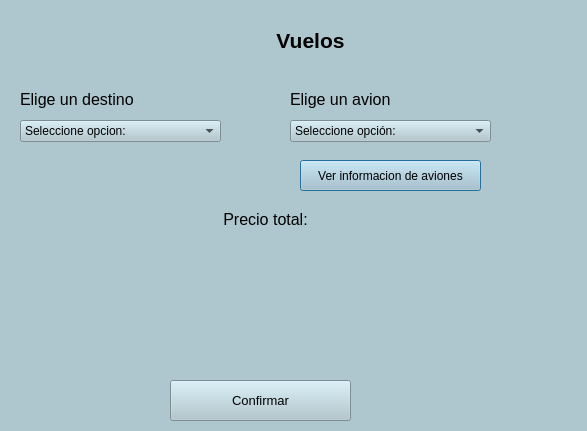
<?xml version="1.0" encoding="UTF-8"?>
<ui version="4.0">
 <class>Dialog</class>
 <widget class="QDialog" name="Dialog">
  <property name="windowModality">
   <enum>Qt::WindowModal</enum>
  </property>
  <property name="geometry">
   <rect>
    <x>0</x>
    <y>0</y>
    <width>587</width>
    <height>431</height>
   </rect>
  </property>
  <property name="windowTitle">
   <string>Tomar un vuelo</string>
  </property>
  <property name="styleSheet">
   <string notr="true">background-color: rgb(174, 198, 206);</string>
  </property>
  <property name="modal">
   <bool>true</bool>
  </property>
  <widget class="QLabel" name="label">
   <property name="geometry">
    <rect>
     <x>240</x>
     <y>20</y>
     <width>141</width>
     <height>41</height>
    </rect>
   </property>
   <property name="font">
    <font>
     <pointsize>16</pointsize>
     <bold>true</bold>
    </font>
   </property>
   <property name="cursor">
    <cursorShape>ArrowCursor</cursorShape>
   </property>
   <property name="frameShape">
    <enum>QFrame::NoFrame</enum>
   </property>
   <property name="frameShadow">
    <enum>QFrame::Plain</enum>
   </property>
   <property name="text">
    <string>Vuelos</string>
   </property>
   <property name="textFormat">
    <enum>Qt::AutoText</enum>
   </property>
   <property name="alignment">
    <set>Qt::AlignCenter</set>
   </property>
  </widget>
  <widget class="QLabel" name="label_2">
   <property name="geometry">
    <rect>
     <x>20</x>
     <y>90</y>
     <width>211</width>
     <height>21</height>
    </rect>
   </property>
   <property name="font">
    <font>
     <pointsize>12</pointsize>
    </font>
   </property>
   <property name="text">
    <string>Elige un destino</string>
   </property>
   <property name="alignment">
    <set>Qt::AlignLeading|Qt::AlignLeft|Qt::AlignTop</set>
   </property>
  </widget>
  <widget class="QComboBox" name="DestinoV">
   <property name="geometry">
    <rect>
     <x>20</x>
     <y>120</y>
     <width>201</width>
     <height>22</height>
    </rect>
   </property>
   <item>
    <property name="text">
     <string>Seleccione opcion:</string>
    </property>
   </item>
   <item>
    <property name="text">
     <string>Cochamó</string>
    </property>
   </item>
   <item>
    <property name="text">
     <string>Puelo Bajo</string>
    </property>
   </item>
   <item>
    <property name="text">
     <string>Contao</string>
    </property>
   </item>
   <item>
    <property name="text">
     <string>Rio Negro</string>
    </property>
   </item>
   <item>
    <property name="text">
     <string>Pupelde</string>
    </property>
   </item>
   <item>
    <property name="text">
     <string>Chepu</string>
    </property>
   </item>
   <item>
    <property name="text">
     <string>Aycara</string>
    </property>
   </item>
   <item>
    <property name="text">
     <string>Pillán</string>
    </property>
   </item>
   <item>
    <property name="text">
     <string>Reñihue</string>
    </property>
   </item>
   <item>
    <property name="text">
     <string>Isla Quenac</string>
    </property>
   </item>
   <item>
    <property name="text">
     <string>Palqui</string>
    </property>
   </item>
   <item>
    <property name="text">
     <string>Chaitén</string>
    </property>
   </item>
   <item>
    <property name="text">
     <string>Santa Bárbara</string>
    </property>
   </item>
  </widget>
  <widget class="QLabel" name="label_3">
   <property name="geometry">
    <rect>
     <x>290</x>
     <y>90</y>
     <width>211</width>
     <height>21</height>
    </rect>
   </property>
   <property name="font">
    <font>
     <pointsize>12</pointsize>
    </font>
   </property>
   <property name="text">
    <string>Elige un avion</string>
   </property>
   <property name="alignment">
    <set>Qt::AlignLeading|Qt::AlignLeft|Qt::AlignTop</set>
   </property>
  </widget>
  <widget class="QComboBox" name="TipoAvion">
   <property name="geometry">
    <rect>
     <x>290</x>
     <y>120</y>
     <width>201</width>
     <height>22</height>
    </rect>
   </property>
   <item>
    <property name="text">
     <string>Seleccione opción:</string>
    </property>
   </item>
   <item>
    <property name="text">
     <string>Cessna310</string>
    </property>
   </item>
   <item>
    <property name="text">
     <string>Cessna210Caravan</string>
    </property>
   </item>
   <item>
    <property name="text">
     <string>LET410UVP-E20</string>
    </property>
   </item>
  </widget>
  <widget class="QPushButton" name="btnInfoAviones">
   <property name="geometry">
    <rect>
     <x>300</x>
     <y>160</y>
     <width>181</width>
     <height>31</height>
    </rect>
   </property>
   <property name="text">
    <string>Ver informacion de aviones</string>
   </property>
  </widget>
  <widget class="QPushButton" name="btnConfirmarV">
   <property name="geometry">
    <rect>
     <x>170</x>
     <y>380</y>
     <width>181</width>
     <height>41</height>
    </rect>
   </property>
   <property name="font">
    <font>
     <pointsize>10</pointsize>
    </font>
   </property>
   <property name="text">
    <string>Confirmar</string>
   </property>
  </widget>
  <widget class="QLabel" name="label_4">
   <property name="geometry">
    <rect>
     <x>160</x>
     <y>210</y>
     <width>211</width>
     <height>21</height>
    </rect>
   </property>
   <property name="font">
    <font>
     <pointsize>12</pointsize>
    </font>
   </property>
   <property name="text">
    <string>Precio total:</string>
   </property>
   <property name="alignment">
    <set>Qt::AlignHCenter|Qt::AlignTop</set>
   </property>
  </widget>
  <widget class="QLabel" name="lblPrecio">
   <property name="geometry">
    <rect>
     <x>150</x>
     <y>240</y>
     <width>141</width>
     <height>21</height>
    </rect>
   </property>
   <property name="font">
    <font>
     <pointsize>12</pointsize>
    </font>
   </property>
   <property name="text">
    <string/>
   </property>
   <property name="alignment">
    <set>Qt::AlignLeading|Qt::AlignLeft|Qt::AlignTop</set>
   </property>
  </widget>
  <widget class="QLabel" name="lblShowPrecio">
   <property name="geometry">
    <rect>
     <x>310</x>
     <y>240</y>
     <width>141</width>
     <height>21</height>
    </rect>
   </property>
   <property name="font">
    <font>
     <pointsize>12</pointsize>
    </font>
   </property>
   <property name="text">
    <string/>
   </property>
   <property name="alignment">
    <set>Qt::AlignLeading|Qt::AlignLeft|Qt::AlignTop</set>
   </property>
  </widget>
  <widget class="QLabel" name="lblClientefrecuente">
   <property name="geometry">
    <rect>
     <x>230</x>
     <y>270</y>
     <width>141</width>
     <height>21</height>
    </rect>
   </property>
   <property name="font">
    <font>
     <pointsize>12</pointsize>
    </font>
   </property>
   <property name="text">
    <string/>
   </property>
   <property name="alignment">
    <set>Qt::AlignLeading|Qt::AlignLeft|Qt::AlignTop</set>
   </property>
  </widget>
  <widget class="QLabel" name="lblEmergencia">
   <property name="geometry">
    <rect>
     <x>150</x>
     <y>310</y>
     <width>301</width>
     <height>21</height>
    </rect>
   </property>
   <property name="font">
    <font>
     <pointsize>12</pointsize>
    </font>
   </property>
   <property name="text">
    <string/>
   </property>
   <property name="alignment">
    <set>Qt::AlignLeading|Qt::AlignLeft|Qt::AlignTop</set>
   </property>
  </widget>
  <widget class="QLabel" name="lblError">
   <property name="geometry">
    <rect>
     <x>50</x>
     <y>160</y>
     <width>141</width>
     <height>21</height>
    </rect>
   </property>
   <property name="font">
    <font>
     <pointsize>12</pointsize>
    </font>
   </property>
   <property name="text">
    <string/>
   </property>
   <property name="alignment">
    <set>Qt::AlignLeading|Qt::AlignLeft|Qt::AlignTop</set>
   </property>
  </widget>
 </widget>
 <resources/>
 <connections/>
</ui>
